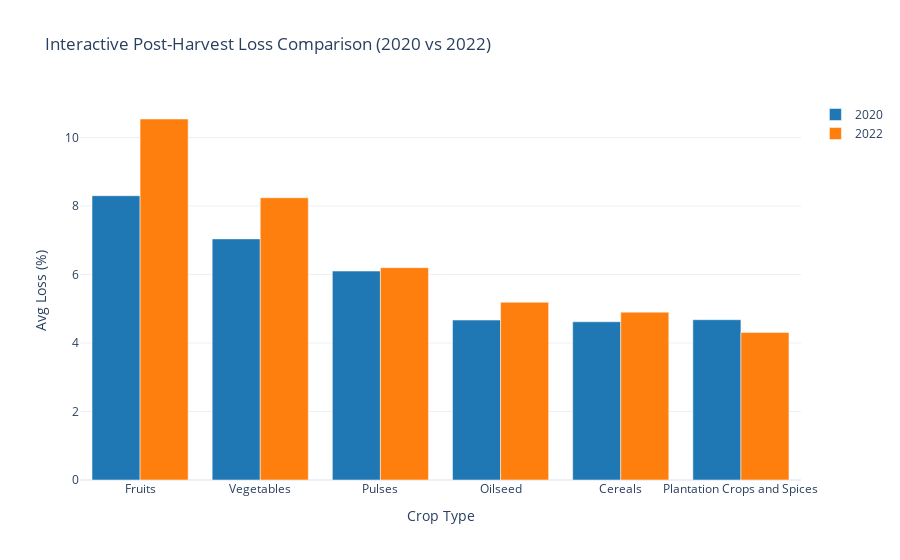

Notebook cell for this chart:
### Markdown cell above
### Interactive PLots

### Code cell
fig = go.Figure()

fig.add_trace(go.Bar(
    x=merged_df["Crops"],
    y=merged_df["2020 Loss (%)"],
    name="2020",
    marker_color="#1f77b4"
))

fig.add_trace(go.Bar(
    x=merged_df["Crops"],
    y=merged_df["2022 Loss (%)"],
    name="2022",
    marker_color="#ff7f0e"
))

fig.update_layout(
    title="Interactive Post-Harvest Loss Comparison (2020 vs 2022)",
    xaxis_title="Crop Type",
    yaxis_title="Avg Loss (%)",
    barmode="group",
    template="plotly_white",
    hovermode="x unified"
)

fig.show()

### Figure 1 — Plotly figure (JSON) as saved in the notebook; plotly's stock layout.template omitted (floating-point values rounded to 4 significant figures)
{"data": [{"marker": {"color": "#1f77b4"}, "name": "2020", "type": "bar", "x": ["Fruits", "Vegetables", "Pulses", "Oilseed", "Cereals", "Plantation Crops and Spices"], "y": [8.3, 7.04, 6.1, 4.67, 4.62, 4.68]}, {"marker": {"color": "#ff7f0e"}, "name": "2022", "type": "bar", "x": ["Fruits", "Vegetables", "Pulses", "Oilseed", "Cereals", "Plantation Crops and Spices"], "y": [10.54, 8.24, 6.2, 5.19, 4.9, 4.31]}], "layout": {"barmode": "group", "hovermode": "x unified", "title": {"text": "Interactive Post-Harvest Loss Comparison (2020 vs 2022)"}, "xaxis": {"title": {"text": "Crop Type"}}, "yaxis": {"title": {"text": "Avg Loss (%)"}}}}
